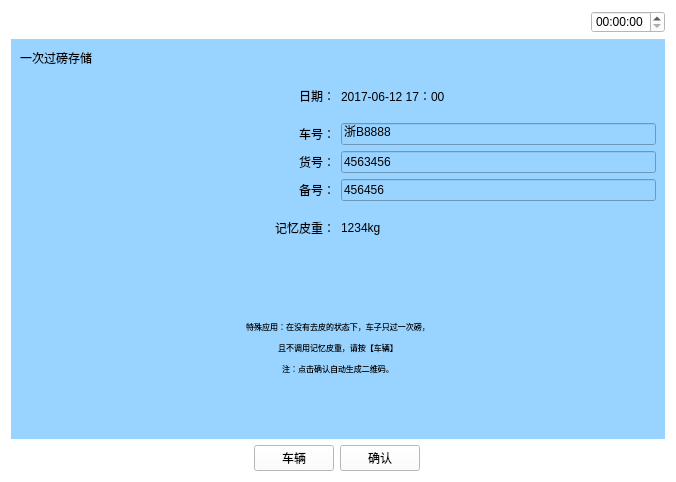
<?xml version="1.0" encoding="UTF-8"?>
<ui version="4.0">
 <class>Yiciguobang</class>
 <widget class="QWidget" name="Yiciguobang">
  <property name="geometry">
   <rect>
    <x>0</x>
    <y>0</y>
    <width>676</width>
    <height>482</height>
   </rect>
  </property>
  <property name="windowTitle">
   <string>Form</string>
  </property>
  <property name="styleSheet">
   <string notr="true">background-color: rgb(255, 255, 255);</string>
  </property>
  <layout class="QVBoxLayout" name="verticalLayout_4">
   <item>
    <layout class="QHBoxLayout" name="horizontalLayout_5">
     <item>
      <widget class="QPushButton" name="pushButton">
       <property name="text">
        <string/>
       </property>
       <property name="icon">
        <iconset resource="myimages.qrc">
         <normaloff>:/image/images/4g.png</normaloff>:/image/images/4g.png</iconset>
       </property>
       <property name="flat">
        <bool>true</bool>
       </property>
      </widget>
     </item>
     <item>
      <widget class="QPushButton" name="pushButton_2">
       <property name="text">
        <string/>
       </property>
       <property name="icon">
        <iconset resource="myimages.qrc">
         <normaloff>:/image/images/wireless.svg</normaloff>:/image/images/wireless.svg</iconset>
       </property>
       <property name="flat">
        <bool>true</bool>
       </property>
      </widget>
     </item>
     <item>
      <widget class="QPushButton" name="pushButton_3">
       <property name="text">
        <string/>
       </property>
       <property name="icon">
        <iconset resource="myimages.qrc">
         <normaloff>:/image/images/bl.svg</normaloff>:/image/images/bl.svg</iconset>
       </property>
       <property name="flat">
        <bool>true</bool>
       </property>
      </widget>
     </item>
     <item>
      <widget class="QPushButton" name="pushButton_4">
       <property name="text">
        <string/>
       </property>
       <property name="icon">
        <iconset resource="myimages.qrc">
         <normaloff>:/image/images/locate.svg</normaloff>:/image/images/locate.svg</iconset>
       </property>
       <property name="flat">
        <bool>true</bool>
       </property>
      </widget>
     </item>
     <item>
      <spacer name="horizontalSpacer_4">
       <property name="orientation">
        <enum>Qt::Horizontal</enum>
       </property>
       <property name="sizeHint" stdset="0">
        <size>
         <width>40</width>
         <height>20</height>
        </size>
       </property>
      </spacer>
     </item>
     <item>
      <widget class="QTimeEdit" name="timeEdit_2"/>
     </item>
    </layout>
   </item>
   <item>
    <widget class="QWidget" name="widget" native="true">
     <property name="sizePolicy">
      <sizepolicy hsizetype="Preferred" vsizetype="Preferred">
       <horstretch>0</horstretch>
       <verstretch>0</verstretch>
      </sizepolicy>
     </property>
     <property name="contextMenuPolicy">
      <enum>Qt::DefaultContextMenu</enum>
     </property>
     <property name="styleSheet">
      <string notr="true">background-color: rgb(153, 211, 255);</string>
     </property>
     <layout class="QVBoxLayout" name="verticalLayout_2" stretch="2,2,2">
      <item>
       <layout class="QHBoxLayout" name="horizontalLayout">
        <item>
         <widget class="QLabel" name="label">
          <property name="text">
           <string>一次过磅存储</string>
          </property>
         </widget>
        </item>
        <item>
         <spacer name="horizontalSpacer">
          <property name="orientation">
           <enum>Qt::Horizontal</enum>
          </property>
          <property name="sizeHint" stdset="0">
           <size>
            <width>40</width>
            <height>20</height>
           </size>
          </property>
         </spacer>
        </item>
        <item>
         <layout class="QVBoxLayout" name="verticalLayout"/>
        </item>
       </layout>
      </item>
      <item>
       <layout class="QVBoxLayout" name="verticalLayout_3">
        <item>
         <layout class="QHBoxLayout" name="horizontalLayout_3">
          <item>
           <widget class="QLabel" name="label_3">
            <property name="text">
             <string>日期：</string>
            </property>
            <property name="alignment">
             <set>Qt::AlignRight|Qt::AlignTrailing|Qt::AlignVCenter</set>
            </property>
           </widget>
          </item>
          <item>
           <widget class="QLabel" name="label_4">
            <property name="text">
             <string>2017-06-12 17：00</string>
            </property>
           </widget>
          </item>
         </layout>
        </item>
        <item>
         <layout class="QHBoxLayout" name="horizontalLayout_4" stretch="1,1">
          <item>
           <widget class="QLabel" name="label_5">
            <property name="text">
             <string>车号：</string>
            </property>
            <property name="alignment">
             <set>Qt::AlignRight|Qt::AlignTrailing|Qt::AlignVCenter</set>
            </property>
           </widget>
          </item>
          <item>
           <widget class="QLineEdit" name="lineEdit">
            <property name="text">
             <string>浙B8888</string>
            </property>
           </widget>
          </item>
         </layout>
        </item>
        <item>
         <layout class="QHBoxLayout" name="horizontalLayout_6" stretch="1,1">
          <item>
           <widget class="QLabel" name="label_6">
            <property name="text">
             <string>货号：</string>
            </property>
            <property name="alignment">
             <set>Qt::AlignRight|Qt::AlignTrailing|Qt::AlignVCenter</set>
            </property>
           </widget>
          </item>
          <item>
           <widget class="QLineEdit" name="lineEdit_2">
            <property name="text">
             <string>4563456</string>
            </property>
           </widget>
          </item>
         </layout>
        </item>
        <item>
         <layout class="QHBoxLayout" name="horizontalLayout_7" stretch="1,1">
          <item>
           <widget class="QLabel" name="label_7">
            <property name="text">
             <string>备号：</string>
            </property>
            <property name="alignment">
             <set>Qt::AlignRight|Qt::AlignTrailing|Qt::AlignVCenter</set>
            </property>
           </widget>
          </item>
          <item>
           <widget class="QLineEdit" name="lineEdit_3">
            <property name="text">
             <string>456456</string>
            </property>
           </widget>
          </item>
         </layout>
        </item>
        <item>
         <layout class="QHBoxLayout" name="horizontalLayout_8">
          <item>
           <widget class="QLabel" name="label_8">
            <property name="text">
             <string>记忆皮重：</string>
            </property>
            <property name="alignment">
             <set>Qt::AlignRight|Qt::AlignTrailing|Qt::AlignVCenter</set>
            </property>
           </widget>
          </item>
          <item>
           <widget class="QLabel" name="label_9">
            <property name="text">
             <string>1234kg</string>
            </property>
           </widget>
          </item>
         </layout>
        </item>
       </layout>
      </item>
      <item>
       <widget class="QLabel" name="label_2">
        <property name="font">
         <font>
          <pointsize>6</pointsize>
         </font>
        </property>
        <property name="text">
         <string>

特殊应用：在没有去皮的状态下，车子只过一次磅，

且不调用记忆皮重，请按【车辆】

注：点击确认自动生成二维码。
</string>
        </property>
        <property name="alignment">
         <set>Qt::AlignCenter</set>
        </property>
       </widget>
      </item>
     </layout>
    </widget>
   </item>
   <item>
    <layout class="QHBoxLayout" name="horizontalLayout_2">
     <item>
      <widget class="QPushButton" name="returnIndex">
       <property name="font">
        <font>
         <family>AR PL UMing TW MBE</family>
        </font>
       </property>
       <property name="styleSheet">
        <string notr="true">border-image: url(:/image/images/index.svg);</string>
       </property>
       <property name="text">
        <string/>
       </property>
       <property name="icon">
        <iconset resource="myimages.qrc">
         <normaloff>:/image/images/index.svg</normaloff>:/image/images/index.svg</iconset>
       </property>
       <property name="iconSize">
        <size>
         <width>40</width>
         <height>40</height>
        </size>
       </property>
       <property name="flat">
        <bool>true</bool>
       </property>
      </widget>
     </item>
     <item>
      <spacer name="horizontalSpacer_6">
       <property name="orientation">
        <enum>Qt::Horizontal</enum>
       </property>
       <property name="sizeHint" stdset="0">
        <size>
         <width>40</width>
         <height>20</height>
        </size>
       </property>
      </spacer>
     </item>
     <item>
      <widget class="QPushButton" name="pushButton_6">
       <property name="text">
        <string>车辆</string>
       </property>
      </widget>
     </item>
     <item>
      <widget class="QPushButton" name="pushButton_5">
       <property name="text">
        <string>确认</string>
       </property>
      </widget>
     </item>
     <item>
      <spacer name="horizontalSpacer_2">
       <property name="orientation">
        <enum>Qt::Horizontal</enum>
       </property>
       <property name="sizeHint" stdset="0">
        <size>
         <width>40</width>
         <height>20</height>
        </size>
       </property>
      </spacer>
     </item>
     <item>
      <widget class="QPushButton" name="returnPage">
       <property name="text">
        <string/>
       </property>
       <property name="icon">
        <iconset resource="myimages.qrc">
         <normaloff>:/image/images/shangyiye.svg</normaloff>:/image/images/shangyiye.svg</iconset>
       </property>
       <property name="iconSize">
        <size>
         <width>40</width>
         <height>40</height>
        </size>
       </property>
       <property name="flat">
        <bool>true</bool>
       </property>
      </widget>
     </item>
    </layout>
   </item>
  </layout>
 </widget>
 <resources>
  <include location="myimages.qrc"/>
 </resources>
 <connections/>
</ui>
